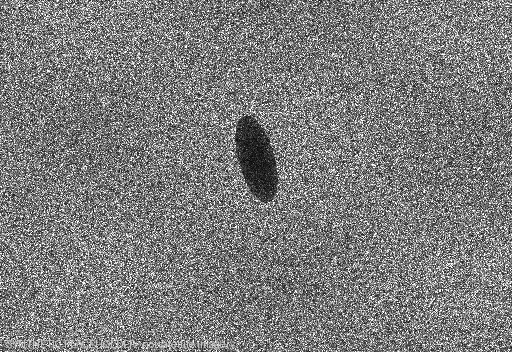
#> input picture ml/samples/che-03.png, 512 x 352 px
$ python fit_login_bg.py ../ml/samples/che-03.png
#> lines starting #> are read from the running program, lines starting #| are printed output that depends on the picture
"""Fit any photo to the sign-in backdrop without cropping the subject out of it.

    python scripts/fit_login_bg.py ~/Desktop/whatever.jpg

The page is wide; most photos are not. Cropping a 5:4 aerial to 16:9 throws away a third of the
frame, usually including the ship. So the whole photo is scaled to *fit*, and the leftover margin is
filled with a blurred, enlarged copy of the same photo — the margin reads as depth of field rather
than as letterbox bars, and nothing in the picture is lost.

Writes `web/public/media/login.jpg`. Darkening is not applied here: `SeaBackdrop.tsx` grades the
image in CSS so any replacement gets the same treatment.
"""

from __future__ import annotations

import sys
from pathlib import Path

from PIL import Image, ImageEnhance, ImageFilter

ROOT = Path(__file__).resolve().parents[1]
OUT = ROOT / "web/public/media/login.jpg"
TARGET = (2560, 1440)  # 16:9, the shape of a maximised browser window


def fit(src_path: Path, out_path: Path = OUT, target: tuple[int, int] = TARGET) -> None:
#> called with target = (2560, 1440)
    src = Image.open(src_path).convert("RGB")
    tw, th = target
    sw, sh = src.size
    if min(sw, sh) < 700:
        print(f"warning: {sw}x{sh} is small for a full-page backdrop; it will look soft")
#| warning: 512x352 is small for a full-page backdrop; it will look soft

    # Backdrop: the same photo, scaled to cover, blurred hard and pushed down so it never competes
    # with the real frame sitting on top of it.
    cover = max(tw / sw, th / sh)
    bg = src.resize((max(1, round(sw * cover)), max(1, round(sh * cover))), Image.LANCZOS)
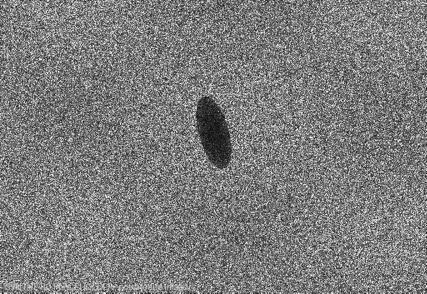
#> bg: PIL image 2560x1760 RGB (shown at 1/6 size); min 0, max 255, mean 124.4
    bg = bg.crop((
        (bg.width - tw) // 2, (bg.height - th) // 2,
        (bg.width - tw) // 2 + tw, (bg.height - th) // 2 + th,
    ))
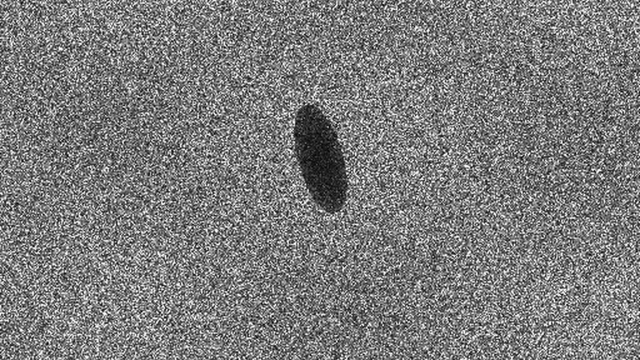
#> bg: PIL image 2560x1440 RGB (shown at 1/4 size); min 0, max 255, mean 123.9
    bg = bg.filter(ImageFilter.GaussianBlur(48))
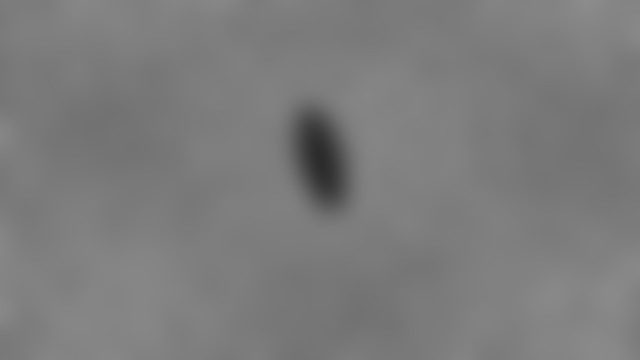
#> bg: PIL image 2560x1440 RGB (shown at 1/4 size); min 44, max 140, mean 123.9
    bg = ImageEnhance.Brightness(bg).enhance(0.72)
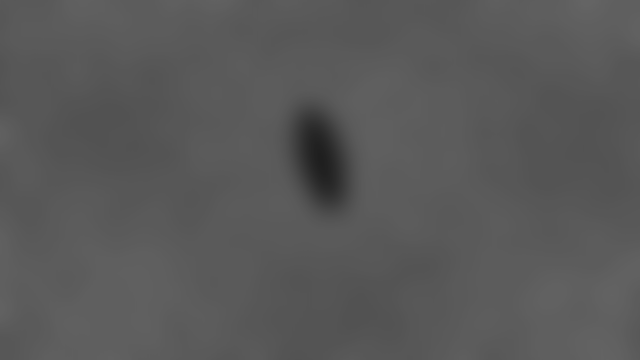
#> bg: PIL image 2560x1440 RGB (shown at 1/4 size); min 31, max 100, mean 88.7

    # The photo itself, whole, centred.
    contain = min(tw / sw, th / sh)
    fg = src.resize((max(1, round(sw * contain)), max(1, round(sh * contain))), Image.LANCZOS)
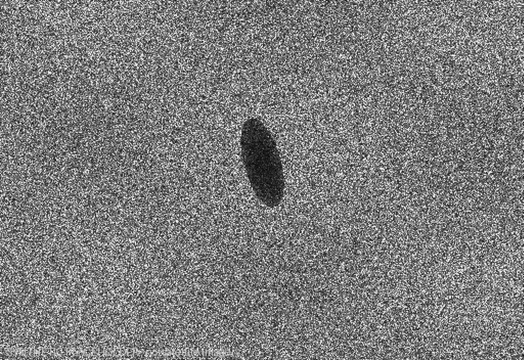
#> fg: PIL image 2095x1440 RGB (shown at 1/4 size); min 0, max 255, mean 124.4
    bg.paste(fg, ((tw - fg.width) // 2, (th - fg.height) // 2))
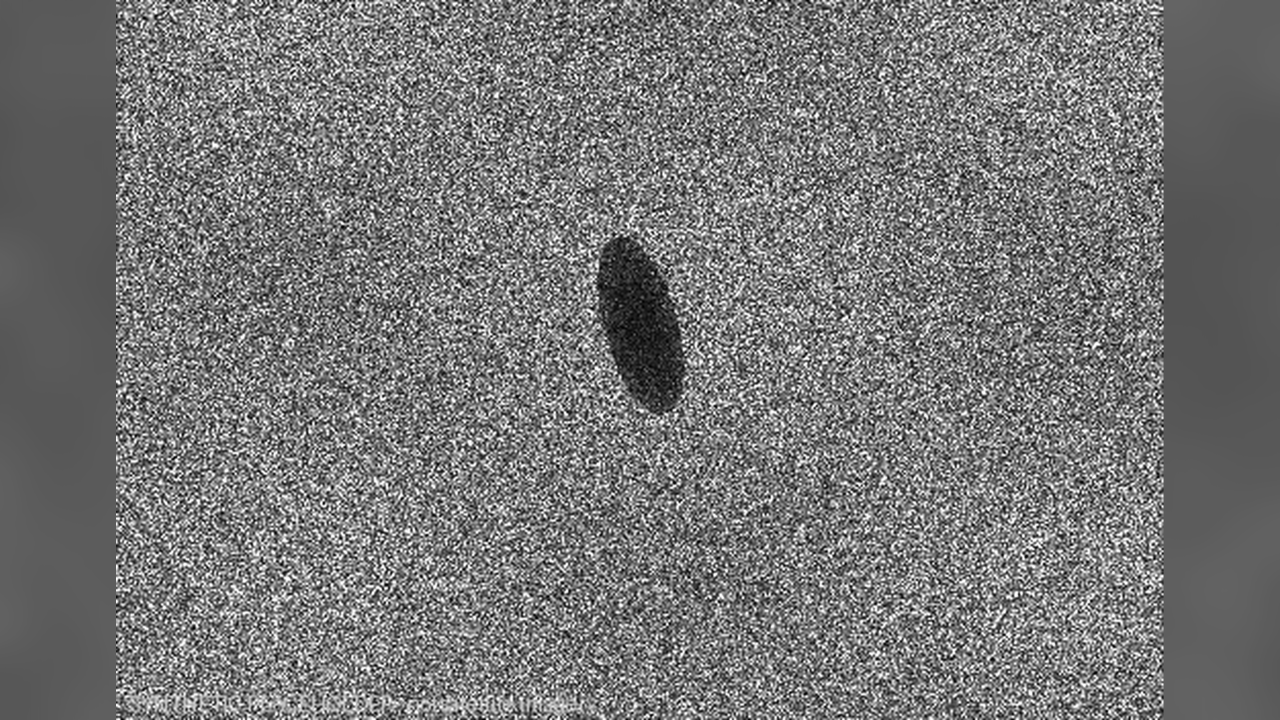
#> bg: PIL image 2560x1440 RGB (shown at 1/2 size); min 0, max 255, mean 118.2

    out_path.parent.mkdir(parents=True, exist_ok=True)
    bg.save(out_path, "JPEG", quality=84, optimize=True, progressive=True)
#> (the run stopped early here; a loop or call above may not have finished)

$ run again, on ml/samples/dov-06.png
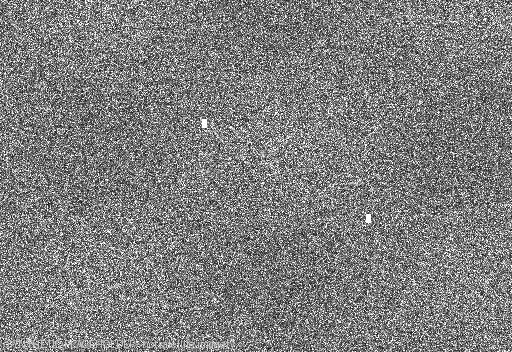
#> input picture ml/samples/dov-06.png, 512 x 352 px
#| warning: 512x352 is small for a full-page backdrop; it will look soft
#> in fit, `bg = ImageEnhance.Brightness(bg).enhance(0.72)`:
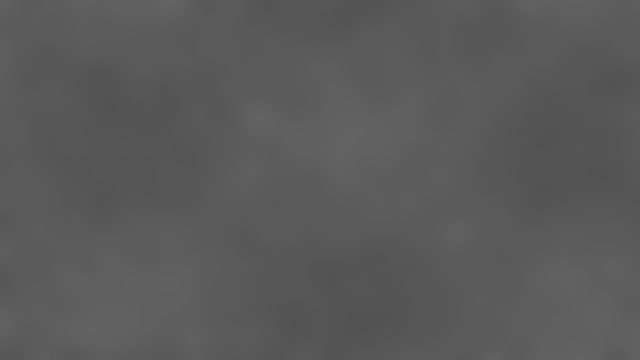
#> bg: PIL image 2560x1440 RGB (shown at 1/4 size); min 82, max 99, mean 90
#> in fit, `bg.paste(fg, ((tw - fg.width) // 2, (th - fg.height) // 2))`:
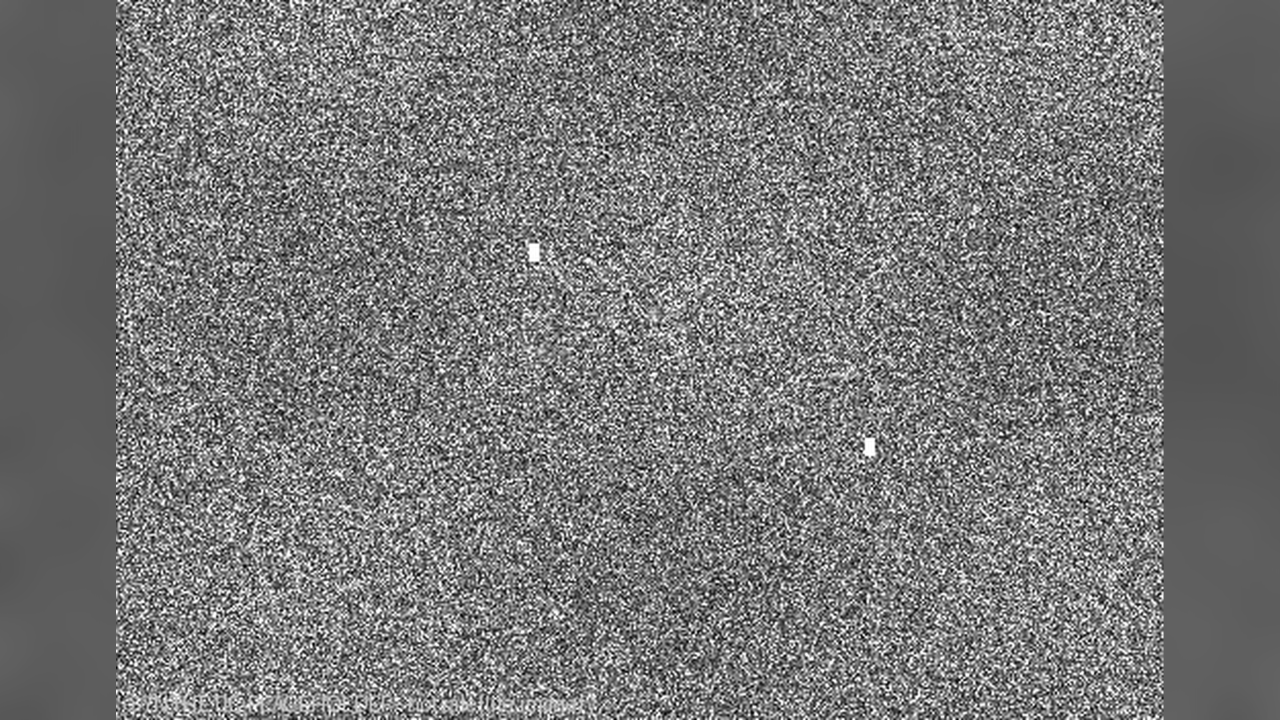
#> bg: PIL image 2560x1440 RGB (shown at 1/2 size); min 0, max 255, mean 119.5

$ run again, on ml/samples/guj-01.png
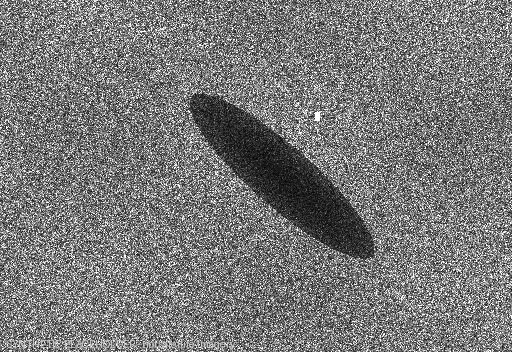
#> input picture ml/samples/guj-01.png, 512 x 352 px
#| warning: 512x352 is small for a full-page backdrop; it will look soft
#> in fit, `bg = ImageEnhance.Brightness(bg).enhance(0.72)`:
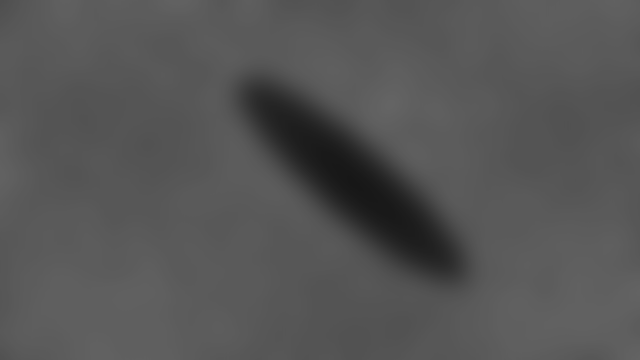
#> bg: PIL image 2560x1440 RGB (shown at 1/4 size); min 23, max 100, mean 85.1
#> in fit, `bg.paste(fg, ((tw - fg.width) // 2, (th - fg.height) // 2))`:
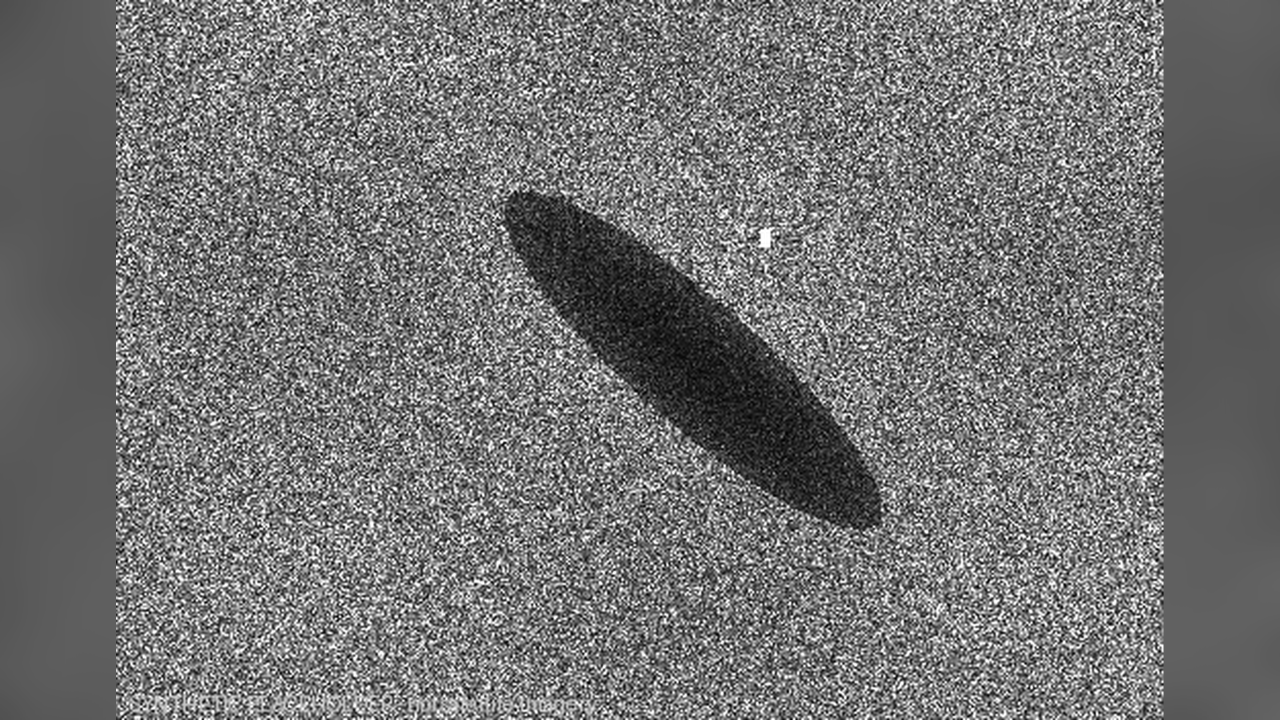
#> bg: PIL image 2560x1440 RGB (shown at 1/2 size); min 0, max 255, mean 115
